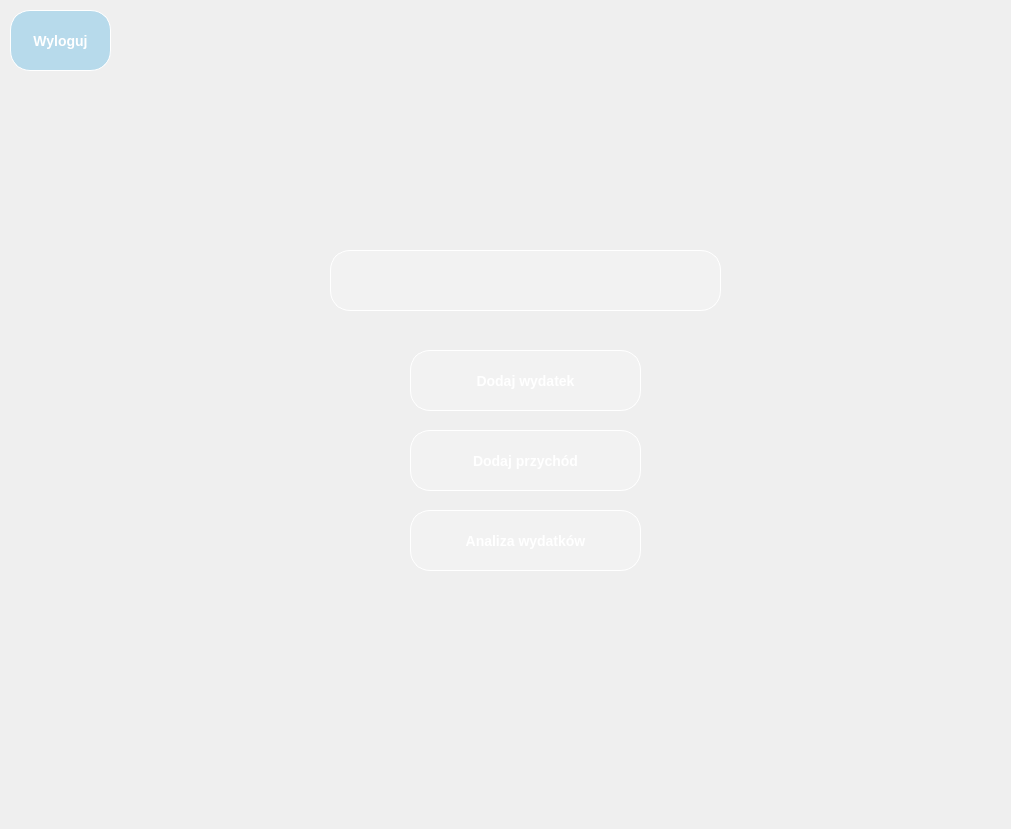
<?xml version="1.0" encoding="UTF-8"?>
<ui version="4.0">
 <class>Menu</class>
 <widget class="QMainWindow" name="Menu">
  <property name="geometry">
   <rect>
    <x>0</x>
    <y>0</y>
    <width>1011</width>
    <height>829</height>
   </rect>
  </property>
  <property name="sizePolicy">
   <sizepolicy hsizetype="Expanding" vsizetype="Expanding">
    <horstretch>0</horstretch>
    <verstretch>0</verstretch>
   </sizepolicy>
  </property>
  <property name="minimumSize">
   <size>
    <width>1011</width>
    <height>829</height>
   </size>
  </property>
  <property name="maximumSize">
   <size>
    <width>1011</width>
    <height>829</height>
   </size>
  </property>
  <property name="windowTitle">
   <string>Menu</string>
  </property>
  <widget class="QWidget" name="centralwidget">
   <property name="styleSheet">
    <string notr="true">QWidget{
	font-family: 'Roboto', sans-serif;
    font-size: 16px;
	font-weight: bold;
}

QLineEdit {
    background-color: transparent;
    border-bottom: 1.5px solid rgb(238, 238, 231);
    border-radius: 0px;
    padding: 5px;
    color: rgb(238, 238, 231);
    position: relative;

}

QPushButton {
    background-color: rgba(255, 255, 255, 0.2); /* Półprzezroczyste tło */
    color: #ffffff; /* Biały tekst */
    border: 1px solid #ffffff; /* Biała obwódka */
    padding: 5px 5px; /* Odpowiednie wypełnienie */
    border-radius: 20px; /* Okrągłe rogi */
    text-transform: uppercase; /* Tekst wielkimi literami */
    font-weight: bold; /* Pogrubienie tekstu */
    font-size: 14px; /* Rozmiar czcionki */
    transition: all 0.3s ease; /* Animacja przejścia */
    cursor: pointer; /* Kursor w formie wskaźnika */
}

QPushButton:hover {
    background-color: rgba(255, 255, 255, 0.3); /* Zwiększenie przejrzystości tła przy najechaniu */
    border-color: #ffffff; /* Biała obwódka */
}</string>
   </property>
   <widget class="QLabel" name="background">
    <property name="geometry">
     <rect>
      <x>0</x>
      <y>0</y>
      <width>1011</width>
      <height>831</height>
     </rect>
    </property>
    <property name="sizePolicy">
     <sizepolicy hsizetype="Preferred" vsizetype="Preferred">
      <horstretch>0</horstretch>
      <verstretch>0</verstretch>
     </sizepolicy>
    </property>
    <property name="minimumSize">
     <size>
      <width>0</width>
      <height>0</height>
     </size>
    </property>
    <property name="maximumSize">
     <size>
      <width>16777215</width>
      <height>16777215</height>
     </size>
    </property>
    <property name="autoFillBackground">
     <bool>false</bool>
    </property>
    <property name="styleSheet">
     <string notr="true">background-image: url(:/background/background.png);</string>
    </property>
    <property name="text">
     <string/>
    </property>
    <property name="pixmap">
     <pixmap resource="sources/menu.qrc">:/background/background.png</pixmap>
    </property>
    <property name="scaledContents">
     <bool>true</bool>
    </property>
   </widget>
   <widget class="QPushButton" name="expenseButton">
    <property name="geometry">
     <rect>
      <x>410</x>
      <y>350</y>
      <width>231</width>
      <height>61</height>
     </rect>
    </property>
    <property name="styleSheet">
     <string notr="true"/>
    </property>
    <property name="text">
     <string>Dodaj wydatek</string>
    </property>
   </widget>
   <widget class="QPushButton" name="incomeButton">
    <property name="geometry">
     <rect>
      <x>410</x>
      <y>430</y>
      <width>231</width>
      <height>61</height>
     </rect>
    </property>
    <property name="styleSheet">
     <string notr="true"/>
    </property>
    <property name="text">
     <string>Dodaj przychód</string>
    </property>
   </widget>
   <widget class="QPushButton" name="analysisButton">
    <property name="geometry">
     <rect>
      <x>410</x>
      <y>510</y>
      <width>231</width>
      <height>61</height>
     </rect>
    </property>
    <property name="styleSheet">
     <string notr="true"/>
    </property>
    <property name="text">
     <string>Analiza wydatków</string>
    </property>
   </widget>
   <widget class="QPushButton" name="welcomeButton">
    <property name="geometry">
     <rect>
      <x>330</x>
      <y>250</y>
      <width>391</width>
      <height>61</height>
     </rect>
    </property>
    <property name="styleSheet">
     <string notr="true">QPushButton:hover {
   background-color: rgba(255, 255, 255, 0.2);
}</string>
    </property>
    <property name="text">
     <string/>
    </property>
   </widget>
   <widget class="QPushButton" name="logoutButton">
    <property name="geometry">
     <rect>
      <x>10</x>
      <y>10</y>
      <width>101</width>
      <height>61</height>
     </rect>
    </property>
    <property name="styleSheet">
     <string notr="true">QPushButton {
    background-color: rgba(99, 188, 230, 0.4);
}

QPushButton:hover {
     background-color: rgba(99, 188, 230, 0.6);
}</string>
    </property>
    <property name="text">
     <string>Wyloguj</string>
    </property>
   </widget>
  </widget>
 </widget>
 <tabstops>
  <tabstop>expenseButton</tabstop>
  <tabstop>incomeButton</tabstop>
  <tabstop>analysisButton</tabstop>
  <tabstop>logoutButton</tabstop>
  <tabstop>welcomeButton</tabstop>
 </tabstops>
 <resources>
  <include location="sources/menu.qrc"/>
 </resources>
 <connections/>
</ui>
